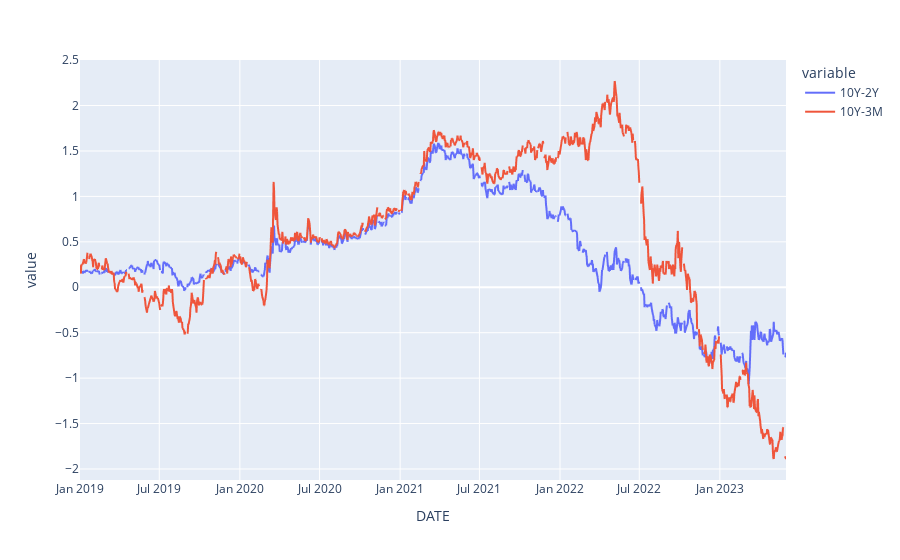

This figure's notebook cell:
### Code cell
import plotly_express as px

px.line(yield_curve_data)

### Figure 1 — Plotly figure (JSON) as saved in the notebook; plotly's stock layout.template omitted (floating-point values rounded to 4 significant figures; data arrays with more than 128 entries replaced by an {"elided": "..."} marker saying what was removed)
{"data": [{"hovertemplate": "variable=10Y-2Y<br>DATE=%{x}<br>value=%{y}<extra></extra>", "legendgroup": "10Y-2Y", "line": {"color": "#636efa", "dash": "solid"}, "marker": {"symbol": "circle"}, "mode": "lines", "name": "10Y-2Y", "showlegend": true, "type": "scattergl", "x": {"elided": "1153 str values"}, "xaxis": "x", "y": {"elided": "1153 float values"}, "yaxis": "y"}, {"hovertemplate": "variable=10Y-3M<br>DATE=%{x}<br>value=%{y}<extra></extra>", "legendgroup": "10Y-3M", "line": {"color": "#EF553B", "dash": "solid"}, "marker": {"symbol": "circle"}, "mode": "lines", "name": "10Y-3M", "showlegend": true, "type": "scattergl", "x": {"elided": "1153 str values"}, "xaxis": "x", "y": {"elided": "1153 float values"}, "yaxis": "y"}], "layout": {"legend": {"title": {"text": "variable"}, "tracegroupgap": 0}, "margin": {"t": 60}, "xaxis": {"anchor": "y", "domain": [0, 1], "title": {"text": "DATE"}}, "yaxis": {"anchor": "x", "domain": [0, 1], "title": {"text": "value"}}}}
